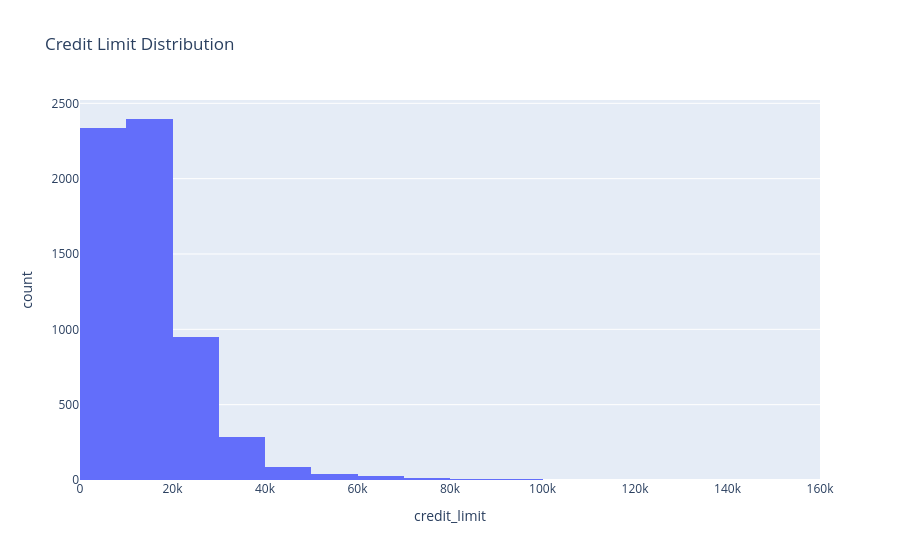

Notebook code for this chart:
### Markdown cell above
# Interactive histogram

### Code cell
fig = px.histogram(
    df,
    x="credit_limit",
    nbins=30,
    title="Credit Limit Distribution"
)
fig.show()

### Figure 1 — Plotly figure (JSON) as saved in the notebook; plotly's stock layout.template omitted (floating-point values rounded to 4 significant figures; data arrays with more than 128 entries replaced by an {"elided": "..."} marker saying what was removed)
{"data": [{"bingroup": "x", "hovertemplate": "credit_limit=%{x}<br>count=%{y}<extra></extra>", "legendgroup": "", "marker": {"color": "#636efa", "pattern": {"shape": ""}}, "name": "", "nbinsx": 30, "orientation": "v", "showlegend": false, "type": "histogram", "x": {"elided": "6146 float values"}, "xaxis": "x", "yaxis": "y"}], "layout": {"barmode": "relative", "legend": {"tracegroupgap": 0}, "title": {"text": "Credit Limit Distribution"}, "xaxis": {"anchor": "y", "domain": [0, 1], "title": {"text": "credit_limit"}}, "yaxis": {"anchor": "x", "domain": [0, 1], "title": {"text": "count"}}}}
